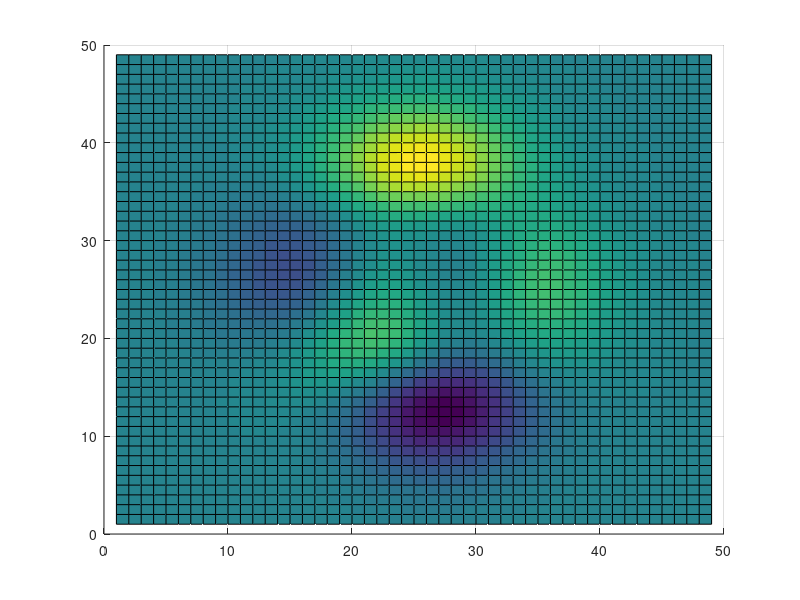

Here is the MATLAB script that generated this plot: (Note: this script raises an error after producing the figure.)
%=============================================================================
% Copyright (c) 2016-present Allan CORNET (Nelson)
%=============================================================================
% This file is part of the Nelson.
%=============================================================================
% LICENCE_BLOCK_BEGIN
% SPDX-License-Identifier: LGPL-3.0-or-later
% LICENCE_BLOCK_END
%=============================================================================
% <--ADV-CLI MODE-->
%=============================================================================
f = figure();
surf(peaks);
colormap('viridis');
view(2);
r = f.Colormap;
assert_isapprox(r(1:2, :), [0.2670, 0.0049, 0.3294; 0.2685, 0.0096, 0.3354], 1e-4); 
%=============================================================================
